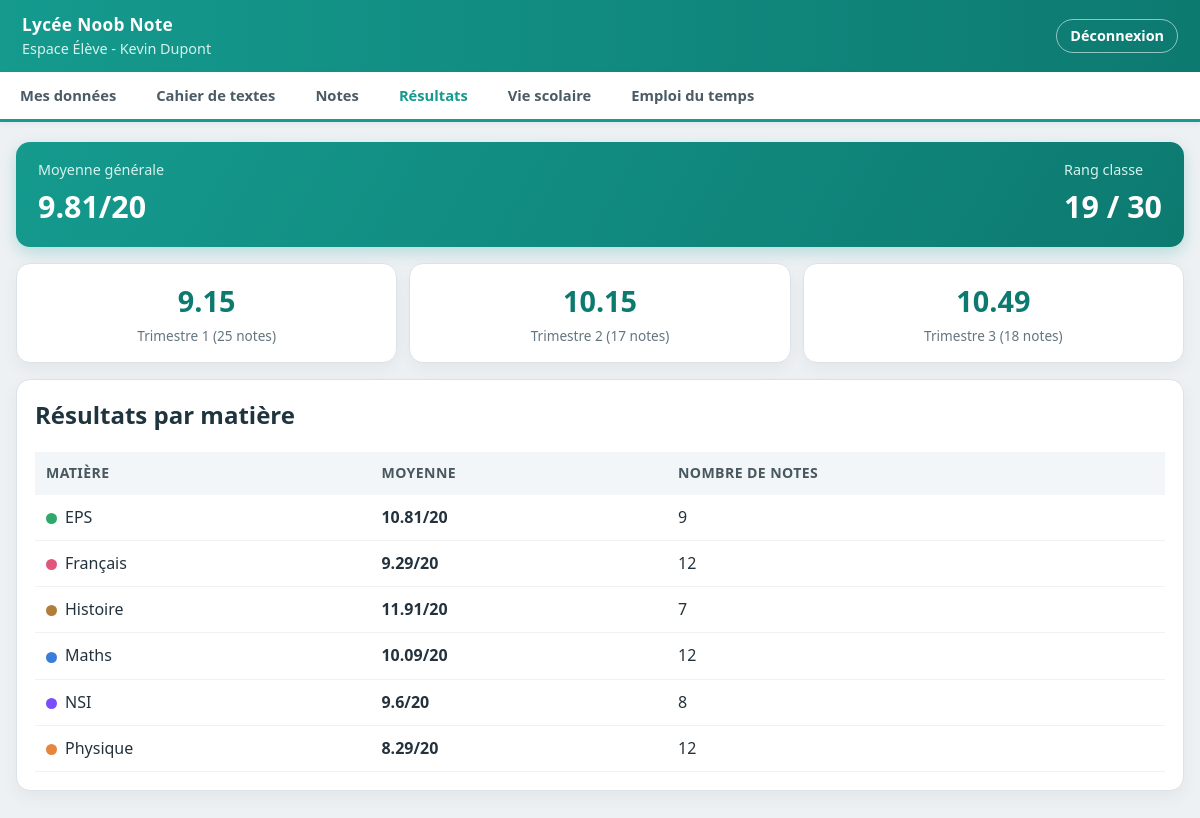
The app's page /eleve/resultats (signed in) with its own data.
### tables this page shows
CREATE TABLE Eleves (
            id_eleve TEXT PRIMARY KEY,
            nom TEXT,
            prenom TEXT,
            date_naissance TEXT,
            mot_de_passe TEXT,
            id_classe INTEGER,
            FOREIGN KEY(id_classe) REFERENCES Classes(id_classe)
        );

CREATE TABLE Periodes (
            id_periode INTEGER PRIMARY KEY,
            nom TEXT,
            date_debut TEXT,
            date_fin TEXT
        );

CREATE TABLE Matieres (id_matiere INTEGER PRIMARY KEY, nom_matiere TEXT);

### app.py (the view)
@app.route('/eleve/resultats')
@login_requis('ELEVE')
def eleve_resultats():
    eleve = eleve_connecte()
    resultats = eleve.calculer_resultats_par_matiere()
    moyennes_periodes = eleve.calculer_moyennes_par_periode(eleve.lister_periodes())
    rang, total, moyenne = eleve.calculer_rang()
    return render_template('resultats.html', onglet_actif='resultats', resultats=resultats,
                           moyennes_periodes=moyennes_periodes,
                           stats={'rang': rang, 'total': total, 'moy': moyenne})

### app.py (called while the page is built)
def couleur_matiere(nom_matiere):
    return COULEURS_MATIERES.get(nom_matiere, COULEUR_MATIERE_DEFAUT)

@app.context_processor
def injecter_outils():
    return {
        'couleur_matiere': couleur_matiere,
        'jour_aujourdhui': JOURS_SEMAINE[datetime.now().weekday()] if datetime.now().weekday() < 5 else None,
    }

def executer_sql(sql, params=(), fetch=False, commit=False):
    with sqlite3.connect(DB_PATH) as conn:
        cur = conn.cursor()
        cur.execute(sql, params)
        if commit:
            conn.commit()
        return cur.fetchall() if fetch else None

def date_fr_vers_tuple(date_fr):
    try:
        jour, mois, annee = date_fr.split('/')
        return (int(annee), int(mois), int(jour))
    except (ValueError, AttributeError):
        return (0, 0, 0)

def date_dans_periode(date_note, date_debut, date_fin):
    jour = date_fr_vers_tuple(date_note)
    return date_fr_vers_tuple(date_debut) <= jour <= date_fr_vers_tuple(date_fin)

def login_requis(role=None):
    def decorateur(fonction):
        @wraps(fonction)
        def enveloppe(*args, **kwargs):
            utilisateur = session.get('user')
            if not utilisateur or (role and utilisateur['role'] != role):
                return redirect(url_for('login'))
            return fonction(*args, **kwargs)
        return enveloppe
    return decorateur

def eleve_connecte():
    u = session['user']
    return Eleve(u['id'], u['nom'], u['prenom'])

    def _executer(self, sql, params=(), fetch=False, commit=False):
        return executer_sql(sql, params, fetch=fetch, commit=commit)

    def voir_mes_notes_detaillees(self):
        sql = '''SELECT Notes.id_note, Notes.id_matiere, Matieres.nom_matiere,
                        Notes.valeur, Notes.coefficient, Notes.date_note
                 FROM Notes JOIN Matieres ON Notes.id_matiere = Matieres.id_matiere
                 WHERE Notes.id_eleve = ?'''
        lignes = self._executer(sql, (self.id,), fetch=True)
        notes = [{'id_note': i, 'id_matiere': im, 'nom_matiere': nm,
                  'valeur': v, 'coefficient': c, 'date_note': d}
                 for i, im, nm, v, c, d in lignes]
        notes.sort(key=lambda note: date_fr_vers_tuple(note['date_note']), reverse=True)
        return notes

    def recuperer_id_classe(self):
        sql = "SELECT id_classe FROM Eleves WHERE id_eleve = ?"
        res = self._executer(sql, (self.id,), fetch=True)
        return res[0][0] if res else None

### templates/resultats.html (shortened to what this page needs)
{% extends "base_eleve.html" %}
{% block contenu %}
<section class="resume-general">
    <div>
        <p>Moyenne générale</p>
        <h2>{{ stats.moy }}/20</h2>
    </div>
    <div>
        <p>Rang classe</p>
        <h2>{{ stats.rang }} / {{ stats.total }}</h2>
    </div>
</section>
<section class="cartes-resume">
    {% for p in moyennes_periodes %}
        <div class="tuile-resume">
            <span class="tuile-nombre">{{ p.moyenne }}</span>
            <span class="tuile-libelle">{{ p.nom }} ({{ p.nb_notes }} notes)</span>
        </div>
    {% endfor %}
</section>
<section class="card page-simple">
    <h2>Résultats par matière</h2>
    <table>
        <thead>
            <tr>
                <th>Matière</th>
                <th>Moyenne</th>
                <th>Nombre de notes</th>
            </tr>
        </thead>
        <tbody>
            {% for ligne in resultats %}
                {% set couleur = couleur_matiere(ligne.nom_matiere) %}
                <tr>
                    <td><span class="pastille-matiere" style="background: {{ couleur.bord }};"></span>{{ ligne.nom_matiere }}</td>
                    <td><strong>{{ ligne.moyenne }}/20</strong></td>
                    <td>{{ ligne.nb_notes }}</td>
                </tr>
            {% else %}
                <tr>
                    <td colspan="3">Aucun résultat disponible.</td>
                </tr>
            {% endfor %}
        </tbody>
    </table>
</section>
{% endblock %}

### templates/base_eleve.html (shortened to what this page needs)
<!DOCTYPE html>
<html lang="fr">
<head>
    <link rel="stylesheet" href="{{ url_for('static', filename='css/style.css') }}">
</head>
<body class="page-pronote">
    <header class="barre-haute">
        <div class="identite-etablissement">
            <strong>Lycée Noob Note</strong>
            <span>Espace Élève - {{ session.user.prenom }} {{ session.user.nom }}</span>
        </div>
        <a href="{{ url_for('logout') }}" class="btn-logout">Déconnexion</a>
    </header>
    <nav class="menu-principal">
        <a href="{{ url_for('eleve_mes_donnees') }}" class="onglet-menu {{ 'actif' if onglet_actif == 'mes_donnees' else '' }}">Mes données</a>
        <a href="{{ url_for('eleve_cahier_de_texte') }}" class="onglet-menu {{ 'actif' if onglet_actif == 'cahier_texte' else '' }}">Cahier de textes</a>
        <a href="{{ url_for('eleve_dashboard') }}" class="onglet-menu {{ 'actif' if onglet_actif == 'notes' else '' }}">Notes</a>
        <a href="{{ url_for('eleve_resultats') }}" class="onglet-menu {{ 'actif' if onglet_actif == 'resultats' else '' }}">Résultats</a>
        <a href="{{ url_for('eleve_vie_scolaire') }}" class="onglet-menu {{ 'actif' if onglet_actif == 'vie_scolaire' else '' }}">Vie scolaire</a>
        <a href="{{ url_for('eleve_emploi_du_temps') }}" class="onglet-menu {{ 'actif' if onglet_actif == 'emploi_du_temps' else '' }}">Emploi du temps</a>
    </nav>
    <main class="container-pronote contenu-ecran-eleve">
        {% block contenu %}{% endblock %}
    </main>
</body>
</html>

### static/css/style.css (style rules this page uses)
:root { --fond-page: #eef1f4; --fond-carte: #ffffff; --bordure: #dbe2e8; --texte-principal: #23323d; --texte-secondaire: #64757f; --pronote: #159a8e; --pronote-fonce: #0d7a70; --pronote-clair: #e3f5f2; --barre-foncee: #2f3a42; --danger: #d13b3b; --info: #2f78b7; }
* { box-sizing: border-box; }
body { margin: 0; font-family: 'Segoe UI', Tahoma, Geneva, Verdana, sans-serif; color: var(--texte-principal); background: var(--fond-page); line-height: 1.45; }
h2, h3, h4 { color: #1e343f; }
.barre-haute, header { background: linear-gradient(90deg, var(--pronote) 0%, var(--pronote-fonce) 100%); color: #fff; padding: 12px 22px; display: flex; align-items: center; justify-content: space-between; box-shadow: 0 2px 6px rgba(0, 0, 0, 0.12); }
.identite-etablissement { display: flex; flex-direction: column; gap: 2px; }
.identite-etablissement strong { font-size: 1.08rem; letter-spacing: 0.3px; }
.identite-etablissement span { color: #d5f2ee; font-size: 0.9rem; }
.menu-principal { display: flex; background: #ffffff; border-bottom: 3px solid var(--pronote); box-shadow: 0 2px 5px rgba(0, 0, 0, 0.05); overflow-x: auto; }
.onglet-menu { color: #4a5b66; text-decoration: none; padding: 13px 20px; font-weight: 600; font-size: 0.92rem; white-space: nowrap; border-bottom: 3px solid transparent; margin-bottom: -3px; transition: color 0.15s, border-color 0.15s; }
.onglet-menu.actif { color: var(--pronote); border-bottom-color: var(--pronote); }
.btn-logout { color: #fff; text-decoration: none; font-weight: 600; font-size: 0.9rem; border: 1px solid rgba(255, 255, 255, 0.55); padding: 6px 13px; border-radius: 20px; transition: background 0.15s; }
.container, .container-pronote { max-width: 1240px; margin: 20px auto; padding: 0 16px; }
.contenu-ecran-eleve { padding-bottom: 30px; }
.card { background: var(--fond-carte); border: 1px solid var(--bordure); border-radius: 14px; padding: 18px; margin-bottom: 16px; box-shadow: 0 6px 16px rgba(43, 60, 75, 0.06); }
table { width: 100%; border-collapse: collapse; }
th { text-align: left; background: #f2f6f8; color: #47585f; padding: 11px; font-size: 0.88rem; text-transform: uppercase; letter-spacing: 0.4px; }
td { border-bottom: 1px solid #eef2f4; padding: 11px; }
.resume-general { background: linear-gradient(120deg, var(--pronote) 0%, var(--pronote-fonce) 100%); color: #fff; border-radius: 14px; padding: 18px 22px; display: flex; align-items: center; justify-content: space-between; gap: 18px; margin-bottom: 16px; box-shadow: 0 6px 16px rgba(21, 154, 142, 0.25); }
.resume-general p { margin: 0; color: #d5f2ee; font-size: 0.9rem; }
.resume-general h2 { margin: 4px 0 0 0; color: #fff; font-size: 1.9rem; }
.pastille-matiere { display: inline-block; width: 11px; height: 11px; border-radius: 50%; margin-right: 8px; vertical-align: middle; }
.page-simple h2 { margin-top: 0; }
.cartes-resume { display: grid; grid-template-columns: repeat(auto-fit, minmax(150px, 1fr)); gap: 12px; margin-bottom: 16px; }
.tuile-resume { background: var(--fond-carte); border: 1px solid var(--bordure); border-radius: 14px; padding: 16px; text-align: center; box-shadow: 0 6px 16px rgba(43, 60, 75, 0.06); }
.tuile-nombre { display: block; font-size: 1.8rem; font-weight: 800; color: var(--pronote-fonce); }
.tuile-libelle { display: block; margin-top: 4px; font-size: 0.85rem; color: var(--texte-secondaire); }

### records on screen
Eleves: user.prenom "Kevin"
Periodes: moyenne "9.15", nom "Trimestre 1", nb_notes "25"
Periodes: moyenne "10.15", nom "Trimestre 2", nb_notes "17"
Periodes: moyenne "10.49", nom "Trimestre 3", nb_notes "18"
Matieres: nom_matiere "EPS", moyenne "10.81", nb_notes "9"
Matieres: nom_matiere "Français", moyenne "9.29", nb_notes "12"
Matieres: nom_matiere "Histoire", moyenne "11.91", nb_notes "7"
Matieres: nom_matiere "Maths", moyenne "10.09", nb_notes "12"
Matieres: nom_matiere "NSI", moyenne "9.6", nb_notes "8"
Matieres: nom_matiere "Physique", moyenne "8.29", nb_notes "12"

### other values on screen
{{ session.user.nom }} "Dupont"
{{ stats.moy }} "9.81"
{{ stats.rang }} "19"
{{ stats.total }} "30"
